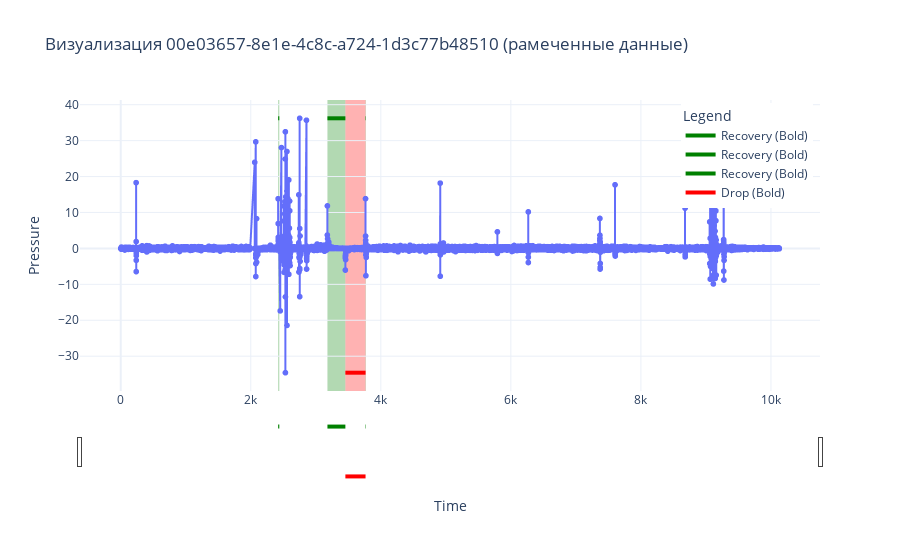

Source (notebook cell):
### Code cell
plot_annotated_data(df_dif, gt_df, selected_file)

### Figure 1 — Plotly figure (JSON) as saved in the notebook; plotly's stock layout.template omitted (floating-point values rounded to 4 significant figures; data arrays with more than 128 entries replaced by an {"elided": "..."} marker saying what was removed)
{"data": [{"hovertemplate": "time=%{x}<br>pressure=%{y}<extra></extra>", "legendgroup": "", "line": {"color": "#636efa", "dash": "solid"}, "marker": {"symbol": "circle"}, "mode": "lines+markers", "name": "", "showlegend": false, "type": "scattergl", "x": {"elided": "31001 float values"}, "xaxis": "x", "y": {"elided": "31001 float values"}, "yaxis": "y"}, {"line": {"color": "green", "width": 4}, "mode": "lines", "name": "Recovery (Bold)", "type": "scatter", "x": [2421.0, 2438.0], "y": [36.22, 36.22]}, {"line": {"color": "green", "width": 4}, "mode": "lines", "name": "Recovery (Bold)", "type": "scatter", "x": [3179.0, 3455.0], "y": [36.22, 36.22]}, {"line": {"color": "green", "width": 4}, "mode": "lines", "name": "Recovery (Bold)", "type": "scatter", "x": [3765.0, 3771.0], "y": [36.22, 36.22]}, {"line": {"color": "red", "width": 4}, "mode": "lines", "name": "Drop (Bold)", "type": "scatter", "x": [3455.0, 3765.0], "y": [-34.59, -34.59]}], "layout": {"legend": {"title": {"text": "Legend"}, "tracegroupgap": 0, "x": 0.99, "xanchor": "right", "y": 0.99, "yanchor": "top"}, "shapes": [{"fillcolor": "green", "layer": "below", "line": {"width": 0}, "name": "Recovery", "opacity": 0.3, "type": "rect", "x0": 2421.0, "x1": 2438.0, "xref": "x", "y0": 0, "y1": 1, "yref": "y domain"}, {"fillcolor": "green", "layer": "below", "line": {"width": 0}, "name": "Recovery", "opacity": 0.3, "type": "rect", "x0": 3179.0, "x1": 3455.0, "xref": "x", "y0": 0, "y1": 1, "yref": "y domain"}, {"fillcolor": "green", "layer": "below", "line": {"width": 0}, "name": "Recovery", "opacity": 0.3, "type": "rect", "x0": 3765.0, "x1": 3771.0, "xref": "x", "y0": 0, "y1": 1, "yref": "y domain"}, {"fillcolor": "red", "layer": "below", "line": {"width": 0}, "name": "Drop", "opacity": 0.3, "type": "rect", "x0": 3455.0, "x1": 3765.0, "xref": "x", "y0": 0, "y1": 1, "yref": "y domain"}], "title": {"text": "Визуализация 00e03657-8e1e-4c8c-a724-1d3c77b48510 (рамеченные данные)"}, "xaxis": {"anchor": "y", "domain": [0, 1], "rangeslider": {"visible": true}, "title": {"text": "Time"}, "type": "linear"}, "yaxis": {"anchor": "x", "domain": [0, 1], "fixedrange": false, "title": {"text": "Pressure"}}}}
